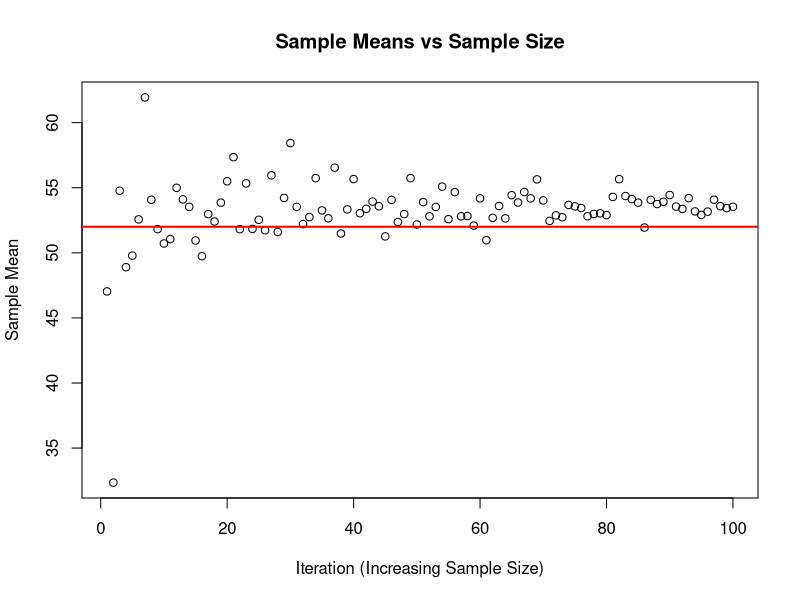
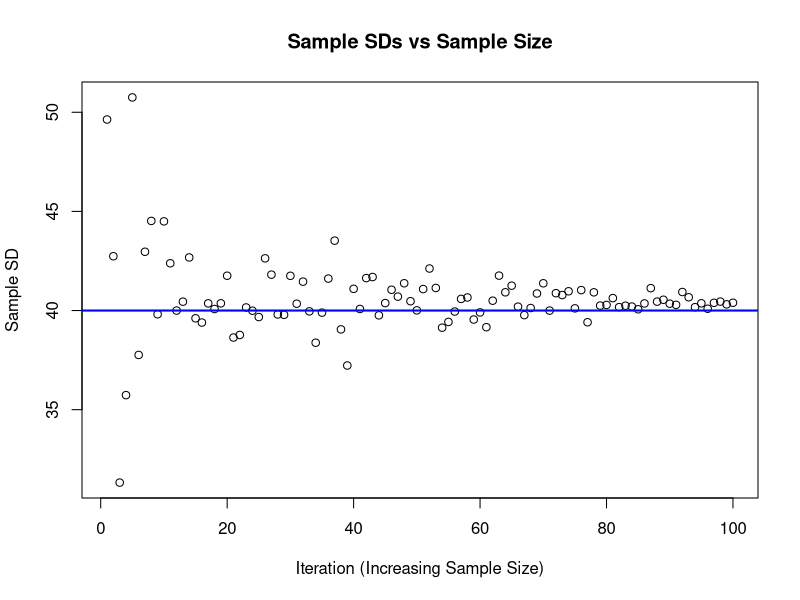

Reproduce these figures in R, in order.
# Week 3 – Task 1 Law of Large Numbers
# 
# As the sample size increases, its sample mean and SD 
# move closer to the true population mean and SD.
# i.e. Larger samples are typically more representative of the population.
# ---------------------------------------------------------

#set.seed(123)
# 1: Create a population
population <- rnorm(1000, 52, 40) # Generates random numbers from a normal distribution

# 2: Create empty vectors to store results
samplemeans <- vector(length = 100)
sampleSDs <- vector(length = 100)

# 3: Loop through increasing sample sizes
for (i in 1:100) {
  y <- sample(population, i*10)
  samplemeans[i] <- mean(y)
  sampleSDs[i] <- sd(y)
}

# 4: Plot the sample means (scatter plot)
plot(samplemeans,
     type = "p", # "p" = points (default scatter plot)
     main = "Sample Means vs Sample Size",
     xlab = "Iteration (Increasing Sample Size)",
     ylab = "Sample Mean")

# Add a horizontal line showing the TRUE population mean (52)
abline(h = 52, col = "red", lwd = 2) # true mean, line color & width

# 5: Plot the sample standard deviations
plot(sampleSDs,
     type = "p",
     main = "Sample SDs vs Sample Size",
     xlab = "Iteration (Increasing Sample Size)",
     ylab = "Sample SD")

# Add horizontal line for TRUE population SD (40)
abline(h = 40,
       col = "blue",
       lwd = 2)

